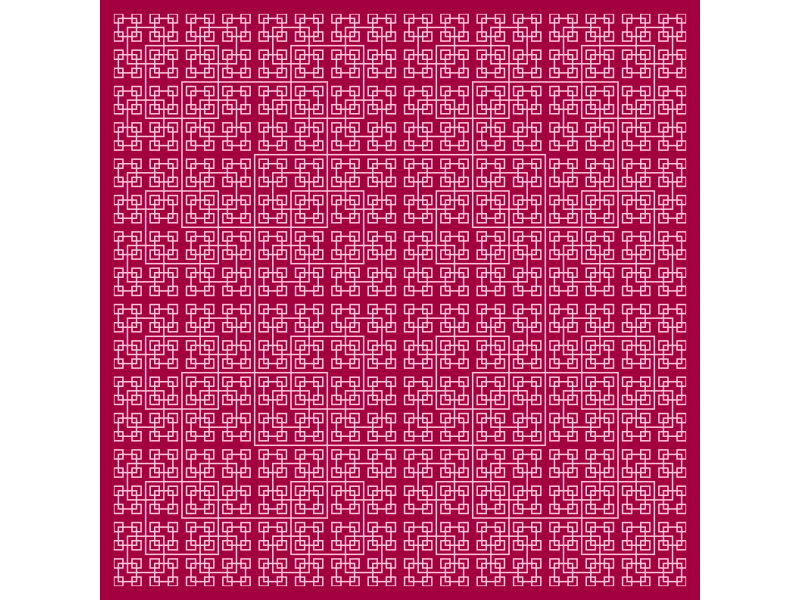
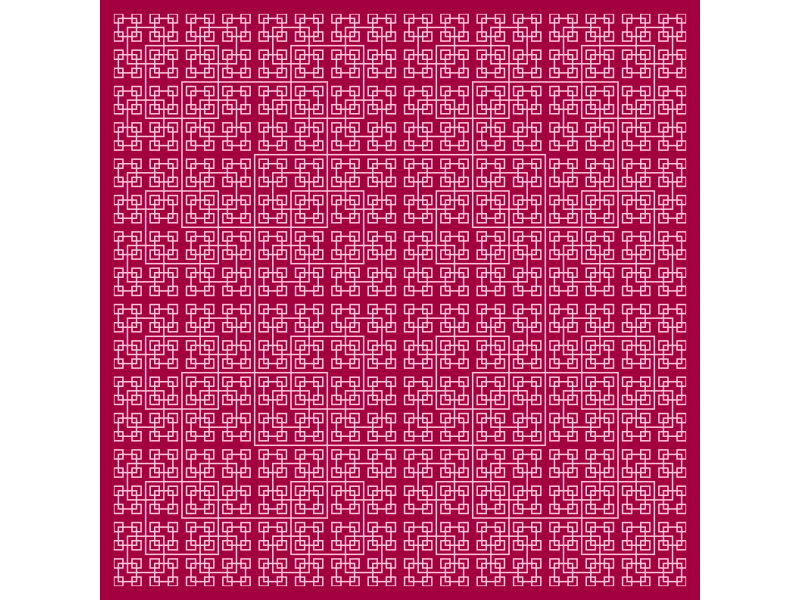

Here is the R script that generated these plots, in order:
library(tidyverse)

centre <- c(0, 0)
start_r <- 1
sub_r <- 0.5
n <- 6
bg_col<- "#A3003F"
line_col <- "#FFC2D9"

init_data <- data.frame(
  x = centre[1],
  y = centre[1],
  r = start_r,
  loop = 1
) |>
  as_tibble()

for (j in 2:n) {
  input_data <- init_data |>
    filter(loop == j - 1)
  for (i in 1:nrow(input_data)) {
    init_data <- init_data |>
      add_row(
        x = input_data$x[i] + input_data$r[i],
        y = input_data$y[i] + input_data$r[i],
        r = sub_r * input_data$r[i],
        loop = j
      ) |>
      add_row(
        x = input_data$x[i] + input_data$r[i],
        y = input_data$y[i] - input_data$r[i],
        r = sub_r * input_data$r[i],
        loop = j
      ) |>
      add_row(
        x = input_data$x[i] - input_data$r[i],
        y = input_data$y[i] + input_data$r[i],
        r = sub_r * input_data$r[i],
        loop = j
      ) |>
      add_row(
        x = input_data$x[i] - input_data$r[i],
        y = input_data$y[i] - input_data$r[i],
        r = sub_r * input_data$r[i],
        loop = j
      )
  }
}

ggplot() +
  geom_rect(
    data = init_data,
    mapping = aes(
      xmin = x - r, xmax = x + r,
      ymin = y - r, ymax = y + r
    ),
    fill = "transparent",
    colour = line_col
  ) +
  coord_fixed(expand = FALSE) +
  theme_void() +
  theme(plot.background = element_rect(
    fill = bg_col, colour = bg_col
  ),
  plot.margin = margin(10, 10, 10, 10))

ggsave(
  filename = "2026/day-26/day-26.png",
  width = 5, height = 5, bg = bg_col
)

